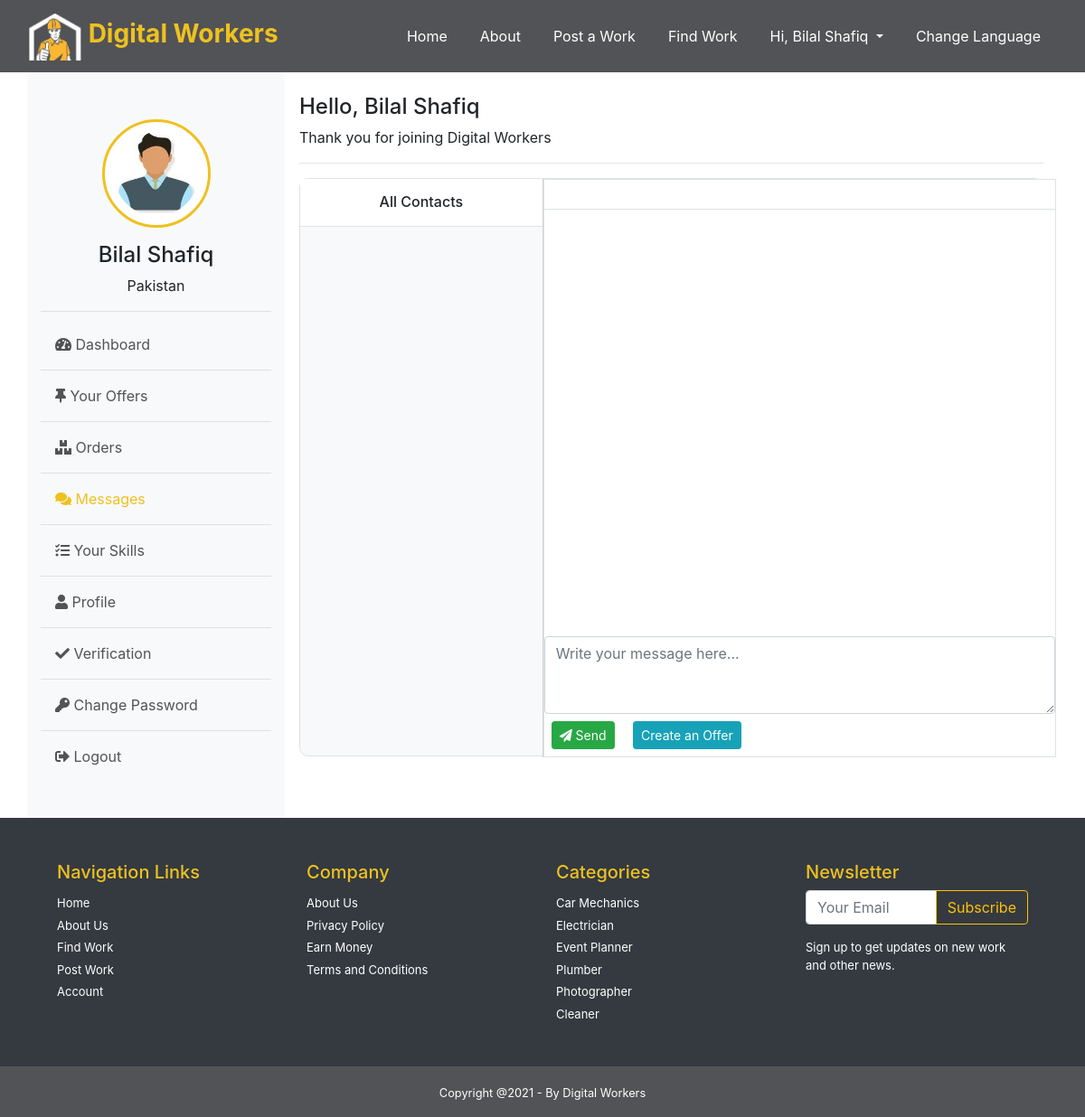
The app's page /worker/inbox?sender=2 (signed in), older data.
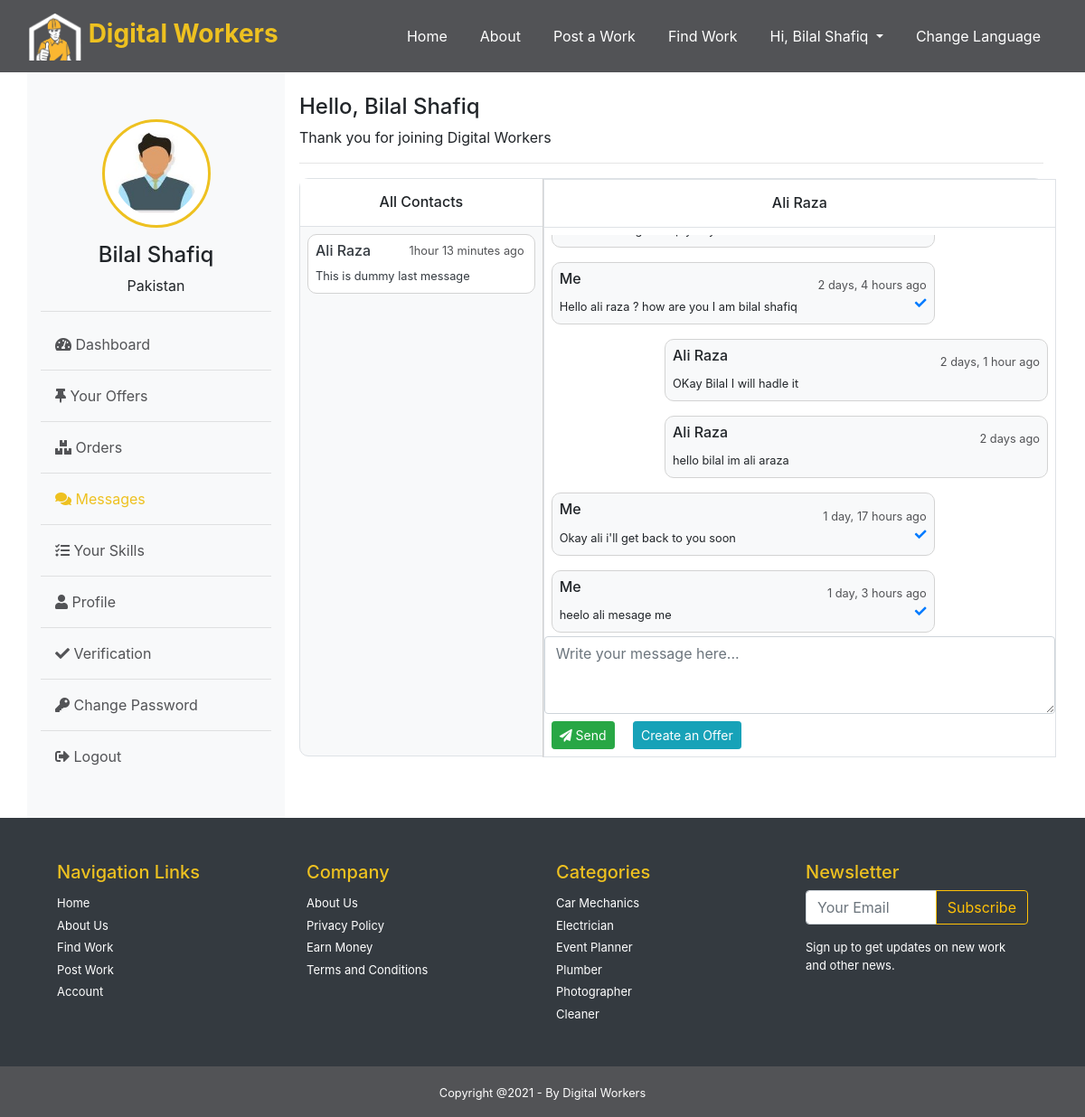
The same page, newer data.
### Home/models.py (models this page shows, shortened)
class User(AbstractBaseUser):
    id = models.BigAutoField(primary_key=True)
    name = models.CharField(max_length=30, blank=True)
    email = models.EmailField(max_length=60, unique=True, blank=False)
    date_joined =models.DateTimeField(auto_now_add=True)
    last_login =models.DateTimeField(auto_now=True,blank=True)
    is_admin = BooleanField(default=False)
    is_active = BooleanField(default=True)
    is_staff = BooleanField(default=False)
    is_superuser = BooleanField(default=False)
    role = models.CharField(max_length=30, default='User', blank=True)
    USERNAME_FIELD = 'email'
    REQUIRED_FIELDS= [ 'name','role']
    objects  = MyUserManager()

### Buyer/models.py (models this page shows, shortened)
class Message(models.Model):
    id = models.BigAutoField(primary_key=True)
    sender = models.ForeignKey(settings.AUTH_USER_MODEL, on_delete=models.CASCADE, null=True, related_name="sender")
    reciever = models.ForeignKey(settings.AUTH_USER_MODEL, on_delete=models.CASCADE, null=True , related_name="reciever")
    message = models.TextField( null=True)
    sent_at=models.DateTimeField(auto_now_add=True)
    is_read=models.BooleanField(null=True, default=False)

### Middlewares/auth_worker.py (the view)
    def middleware(request):
        if not request.user.is_authenticated:
            messages.error(request, 'You need to login as Worker!')
            return redirect('login')
        elif request.user.role != 'worker':
            messages.error(request, 'You need to login as Worker!')
            return redirect('login')
        response = get_response(request)
        return response

### Middlewares/auth_worker.py (called while the page is built)
def auth_middleware(get_response):
    def middleware(request):
        if not request.user.is_authenticated:
            messages.error(request, 'You need to login as Worker!')
            return redirect('login')
        elif request.user.role != 'worker':
            messages.error(request, 'You need to login as Worker!')
            return redirect('login')
        response = get_response(request)
        return response
    return middleware

### Worker/views.py (called while the page is built, shortened)
@auth_middleware
def inbox(request):
    if request.method=="GET" and request.GET.get('sender') :
        sender=request.GET.get('sender')
    else:
        sender=1
    sender=User.objects.get(id=sender)
    contacts = Message.objects.filter(reciever=request.user)
    senders = contacts.values_list('sender__id', flat=True).distinct()
    user = User.objects.filter(id__in=senders)
    context={
        "contacts":user,
        "inboxs":Message.objects.filter( Q(reciever=request.user) & Q(sender=sender) | Q(sender=request.user) & Q(reciever=sender) ).order_by("sent_at"),
    }
    return render(request,"worker/inbox.html", context)

### templates/Worker/inbox.html (shortened to what this page needs)
{% extends 'Worker/layout.html' %}
{% block messages %}active{% endblock messages %}
{% load static %}
{% block body %}
<div class="message-box  bg-light border " style="height:40rem">
    <div class="row">
        <div class="col-md-4 pr-0 contact-col" style="height: 40rem; overflow:auto">
            <h6 class="p-3 bg-white border-bottom text-center">All Contacts</h6>
            {% for contact in contacts %}
             <a href="inbox?sender={{contact.id}}"  class="text-dark">
             <div class="contact-box p-2 m-2 " >
                <h6 class="" style="position: absolute; left: 20;">{{contact.name}}</h6> <small class="text-gray" style="position: absolute;right: 0; margin-right: 20px;">1hour 13 minutes ago</small> <br>
                <small>This is dummy last message</small>
            </div> </a>
            {% endfor %}
        </div>
        <div class="col-md-8 p-0 bg-white border" >
            <h6 class="p-3 bg-white border-bottom text-center">{{inboxs.0.sender.name}}</h6>
            <div style="height: 28rem; overflow:auto" id="scroll_box">
            {% for inbox in inboxs  %}
            {% if inbox.sender == request.user %}
                <div class="message-box p-2 m-2 w-75 bg-light float-left">
                    <h6 class="">Me</h6> <small class="float-right text-gray"  style="margin-top:-20px">{{inbox.sent_at|timesince}} ago</small>
                    <small>{{inbox.message}}</small>
                    <small class="float-right"><i class="fas fa-check text-primary"></i></small>
                </div>
            {% else %}
                <div class="message-box p-2 m-2 w-75 bg-light float-right">
                    <h6 class="">{{inbox.sender.name}}</h6> <small class="float-right text-gray" style="margin-top:-20px" >{{inbox.sent_at|timesince}} ago</small>
                    <small>{{inbox.message}}</small>
                </div>
            {% endif %}
            {% endfor %}
            </div>
            <div class="send-box ">
                <form action="" method="post"> <input type="hidden" name="rid" value="{{request.GET.sender}}">
                <textarea name="message" id="" class="form-control" required cols="120" rows="3" placeholder="Write your message here..."></textarea>
                <button type="submit" class="btn btn-sm btn-success m-2"><i class="fas fa-paper-plane"></i>  Send</button>
                <button class="btn btn-sm btn-info m-2">Create an Offer</button></form>
            </div>
        </div>
    </div>
</div>
{% endblock body %}

### templates/Worker/layout.html (shortened to what this page needs)
<!DOCTYPE html>
<html lang="en">
<head>
    {% load static %}
    <link rel="stylesheet" href="{% static 'css/style.css' %}">
    <link rel="stylesheet" href="{% static 'css/dashboard.css' %}">
    <link rel="stylesheet" href="https://cdn.jsdelivr.net/npm/bootstrap@4.6.0/dist/css/bootstrap.min.css"
>
     <link rel="stylesheet" href="https://pro.fontawesome.com/releases/v5.10.0/css/all.css"
/>
        <link rel="stylesheet" href="https://cdnjs.cloudflare.com/ajax/libs/OwlCarousel2/2.2.1/assets/owl.carousel.min.css">
        <link rel="stylesheet" href="https://cdnjs.cloudflare.com/ajax/libs/OwlCarousel2/2.2.1/assets/owl.theme.default.min.css">
</head>
<body >
    <nav class="navbar navbar-expand-lg navbar-dark bg-gray ">
          <div class="container-fluid">
        <a class="navbar-brand" href="home"><img src="{% static 'images/DIGITAL WORKERS.png' %}" width="60"  alt=""> Digital Workers</a>
        <div class="collapse navbar-collapse" id="navbarSupportedContent">
           <ul class="navbar-nav ml-auto">
            <li class="nav-item {% block home %}{% endblock home %}">
              <a class="nav-link" href="{% url 'index' %}">Home <span class="sr-only">(current)</span></a>
            </li>
            <li class="nav-item {% block about %}{% endblock about %}">
              <a class="nav-link" href="{% url 'about' %}">About</a>
            </li>
            <li class="nav-item {% block post_work %}{% endblock post_work %}">
                <a class="nav-link" href="{% url 'post_work' %}">Post a Work</a>
              </li>
              <li class="nav-item {% block find_work %}{% endblock find_work %}">
                <a class="nav-link" href="{% url 'find_work' %}">Find Work</a>
              </li>
              {% if user.is_authenticated %}
                <li class="nav-item dropdown">
                    <a id="navbarDropdown" class="nav-link dropdown-toggle" href="#" role="button" data-toggle="dropdown" aria-haspopup="true" aria-expanded="false" v-pre>
                     Hi, {% if user.name %} {{user.name}} {% else %}  User Name {% endif %}
                    </a>
                </li>
               {% endif %}
               <li class="nav-item ">
                <a class="nav-link" data-toggle="modal" data-target=".bd-example-modal-lg" >Change Language</a>
              </li>
          </ul>
        </div>
         </div>
    </nav>
<div class="container">
    <div class="row">
        <div class="col-md-3 bg-light">
             <br> <br>
            <div class="info text-center mt-1">
             <img class="user-img" src=" {% static 'images/client.jpg' %}"  alt="">
             <h4 class="mt-3"> {{request.user.name}}</h4>
             <p>{{request.user.location}}  Pakistan</p>
             <hr>
             <ul class="text-left  custom-nav p-0 ">
             <li class="nav-link"><a href="{% url 'worker_dashboard' %}" class=" text-gray fs-16 {% block dashboard %}{% endblock dashboard %}" ><i class="fas fa-tachometer-alt "></i> Dashboard</a>  </li> <hr class="my-2">
             <li class="nav-link"><a href="{% url 'worker_offers' %}" class="text-gray fs-16 {% block offers %}{% endblock offers %}" ><i class="fas fa-thumbtack"></i> Your Offers</a>  </li><hr class="my-2">
             <li class="nav-link"> <a href="{% url 'worker_orders' %}" class=" text-gray fs-16 {% block orders %}{% endblock orders %}"><i class="fas fa-boxes"></i> Orders</a> </li><hr class="my-2">
             <li class="nav-link"><a href="{% url 'worker_inbox' %}" class="  text-gray fs-16 {% block messages %}{% endblock messages %}"><i class="fas fa-comments"></i> Messages</a>  </li><hr class="my-2">
             <li class="nav-link"><a href="{% url 'skills' %}" class="  text-gray fs-16 {% block skills %}{% endblock skills %}"><i class="fas fa-tasks"></i> Your Skills</a>  </li><hr class="my-2">
             <li class="nav-link"><a href="{% url 'worker_profile' %}" class="  text-gray fs-16 {% block profile %}{% endblock profile %}"><i class="fas fa-user"></i> Profile</a>  </li><hr class="my-2">
              <li class="nav-link"><a href="{% url 'verification' %}" class="  text-gray fs-16 {% block verification %}{% endblock verification %}"><i class="fas fa-check"></i> Verification</a>  </li><hr class="my-2">
             <li class="nav-link"><a href="{% url 'worker_change_password' %}" class="{% block change_pass %}{% endblock change_pass %}  text-gray fs-16"><i class="fas fa-key"></i> Change Password</a>  </li><hr class="my-2">
             <li class="mb-5 nav-link"><a href="{% url 'logout' %}" class=" text-gray fs-16 "><i class="fas fa-sign-out-alt"></i> Logout</a> </li>
             </ul>
            </div>
        </div>
        <div class="col-md-9 p-3 col2">
            <h4 class="pt-2">Hello, {{request.user.name}}</h4>
            <p>Thank you for joining Digital Workers</p> <hr>
                {% block body %}{% endblock body %}
        </div>
    </div>
</div>
<footer class="bg-dark p-5">
  <div class="footer container  text-white ">
    <div class="row" style="font-size: small;">
      <div class="col-md-3 ">
        <h5 class="text-yellow">Navigation Links</h5>
        <ul class="navbar-nav footer-list" >
          <li><a href="">Home</a></li>
          <li><a href="">About Us</a></li>
          <li><a href="">Find Work</a></li>
          <li><a href="">Post Work</a></li>
          <li><a href="">Account</a></li>
        </ul>
      </div>
      <div class="col-md-3">
        <h5 class="text-yellow">Company </h5>
        <ul class="navbar-nav footer-list" >
          <li><a href=""> About Us</a></li>
          <li><a href=""></a>Privacy Policy</a></li>
          <li><a href=""></a>Earn Money</a></li>
          <li><a href=""></a>Terms and Conditions</a></li>
        </ul>
      </div>
      <div class="col-md-3">
        <h5 class="text-yellow">Categories </h5>
        <ul class="navbar-nav footer-list" >
          <li><a href="">Car Mechanics</a></li>
          <li><a href="">Electrician</a></li>
          <li><a href="">Event Planner</a></li>
          <li><a href="">Plumber</a></li>
          <li><a href="">Photographer</a></li>
          <li><a href="">Cleaner</a></li>
        </ul>
      </div>
      <div class="col-md-3">
        <h5 class="text-yellow">Newsletter </h5>
        <div class="input-group mb-3">
          <input type="text" class="form-control" placeholder="Your Email" aria-label="Recipient's username" aria-describedby="basic-addon2">
          <div class="input-group-append">
            <button class="btn btn-outline-warning" type="button">Subscribe</button>
          </div>
        </div>
        <p>Sign up to get updates on new work and other news.</p>
      </div>
  </div>
  </div>
</footer>
<section class="footer-bottom bg-gray text-center text-white p-3">
  <small>Copyright @2021 - By Digital Workers</small>
</section>
</body>
</html>

### static/css/style.css (style rules this page uses)
html,body { margin:0; padding:0; overflow-x:hidden; }
.bg-gray { background-color: #525356; }
.text-gray { color: #525356; }
.navbar-brand { font-size: 28px !important; font-weight: bold; color: #EEC120 !important; }
.text-yellow { color: #EEC120; }
.nav-item { margin: 0px 10px; }
.nav-link { color: white !important; }
.footer-list >li> a { color: white !important; }
.footer-list >li { padding-top:5px; }

### static/css/dashboard.css (style rules this page uses)
.nav-link > .active { color: #EEC120 ; }
.user-img { border:3px solid #EEC120; border-radius:50%; width:120px; height:120px;padding:10px; background:white; }
.contact-col { border-right: 1px solid lightgrey; }
.contact-box { border: 1px solid lightgrey; background-color: white; border-radius: 10px; }
.message-box { border: 1px solid lightgrey; border-radius: 10px; }
.send-box { position: absolute; bottom: 0; }

Row changes from the older to the newer data that the page shows:
now on this page (row edited): User: name "Ali Raza"
added Message: sender.name "Ali Raza"
added Message: sent_at "2 days, 4 hours", message "Hello ali raza ? how are you I am bilal shafiq"
added Message: sender.name "Ali Raza", sent_at "2 days, 1 hour", message "OKay Bilal I will hadle it"
added Message: sender.name "Ali Raza", sent_at "2 days", message "hello bilal im ali araza"
added Message: sent_at "1 day, 17 hours", message "Okay ali i'll get back to you soon"
added Message: sent_at "1 day, 3 hours", message "heelo ali mesage me"
